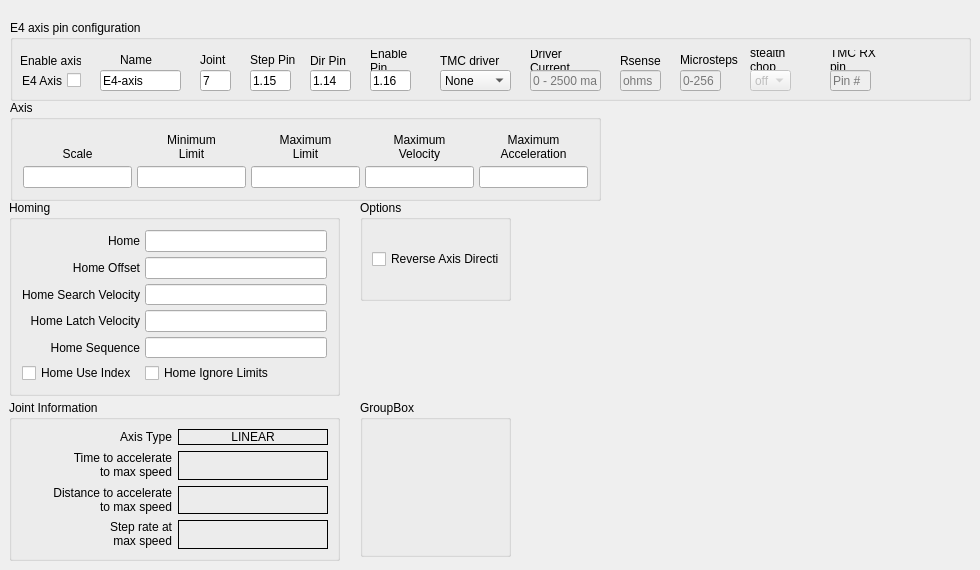
        <widget class="QWidget" name="tab_18">
         <attribute name="title">
          <string>E4 Axis</string>
         </attribute>
         <widget class="QGroupBox" name="groupBox_10">
          <property name="geometry">
           <rect>
            <x>9</x>
            <y>200</y>
            <width>331</width>
            <height>196</height>
           </rect>
          </property>
          <property name="styleSheet">
           <string notr="true"/>
          </property>
          <property name="title">
           <string>Homing</string>
          </property>
          <layout class="QGridLayout" name="gridLayout_19">
           <property name="leftMargin">
            <number>10</number>
           </property>
           <property name="topMargin">
            <number>10</number>
           </property>
           <property name="rightMargin">
            <number>10</number>
           </property>
           <property name="bottomMargin">
            <number>10</number>
           </property>
           <property name="spacing">
            <number>5</number>
           </property>
           <item row="0" column="0">
            <widget class="QLabel" name="label_159">
             <property name="text">
              <string>Home</string>
             </property>
             <property name="alignment">
              <set>Qt::AlignRight|Qt::AlignTrailing|Qt::AlignVCenter</set>
             </property>
            </widget>
           </item>
           <item row="0" column="1">
            <widget class="QLineEdit" name="home_8">
             <property name="toolTip">
              <string>&lt;html&gt;&lt;head/&gt;&lt;body&gt;&lt;p&gt;Home is usually set to 0&lt;/p&gt;&lt;/body&gt;&lt;/html&gt;</string>
             </property>
             <property name="alignment">
              <set>Qt::AlignRight|Qt::AlignTrailing|Qt::AlignVCenter</set>
             </property>
            </widget>
           </item>
           <item row="1" column="0">
            <widget class="QLabel" name="label_160">
             <property name="text">
              <string>Home Offset</string>
             </property>
             <property name="alignment">
              <set>Qt::AlignRight|Qt::AlignTrailing|Qt::AlignVCenter</set>
             </property>
            </widget>
           </item>
           <item row="1" column="1">
            <widget class="QLineEdit" name="homeOffset_8">
             <property name="toolTip">
              <string>&lt;html&gt;&lt;head/&gt;&lt;body&gt;&lt;p&gt;Home Offset can be used to back off of the home switch&lt;/p&gt;&lt;/body&gt;&lt;/html&gt;</string>
             </property>
             <property name="alignment">
              <set>Qt::AlignRight|Qt::AlignTrailing|Qt::AlignVCenter</set>
             </property>
            </widget>
           </item>
           <item row="2" column="0">
            <widget class="QLabel" name="label_161">
             <property name="text">
              <string>Home Search Velocity</string>
             </property>
             <property name="alignment">
              <set>Qt::AlignRight|Qt::AlignTrailing|Qt::AlignVCenter</set>
             </property>
            </widget>
           </item>
           <item row="2" column="1">
            <widget class="QLineEdit" name="homeSearchVel_8">
             <property name="toolTip">
              <string>&lt;html&gt;&lt;head/&gt;&lt;body&gt;&lt;p&gt;Search Velocity is in units per second&lt;/p&gt;&lt;/body&gt;&lt;/html&gt;</string>
             </property>
             <property name="alignment">
              <set>Qt::AlignRight|Qt::AlignTrailing|Qt::AlignVCenter</set>
             </property>
            </widget>
           </item>
           <item row="3" column="0">
            <widget class="QLabel" name="label_162">
             <property name="text">
              <string>Home Latch Velocity</string>
             </property>
             <property name="alignment">
              <set>Qt::AlignRight|Qt::AlignTrailing|Qt::AlignVCenter</set>
             </property>
            </widget>
           </item>
           <item row="3" column="1">
            <widget class="QLineEdit" name="homeLatchVel_8">
             <property name="toolTip">
              <string>&lt;html&gt;&lt;head/&gt;&lt;body&gt;&lt;p&gt;Latch Velocity is in user units per second&lt;br/&gt;usually set slower than Search Velocity&lt;/p&gt;&lt;/body&gt;&lt;/html&gt;</string>
             </property>
             <property name="alignment">
              <set>Qt::AlignRight|Qt::AlignTrailing|Qt::AlignVCenter</set>
             </property>
            </widget>
           </item>
           <item row="5" column="0">
            <widget class="QCheckBox" name="homeUseIndex_8">
             <property name="text">
              <string>Home Use Index</string>
             </property>
            </widget>
           </item>
           <item row="5" column="1">
            <widget class="QCheckBox" name="homeIgnoreLimits_8">
             <property name="text">
              <string>Home Ignore Limits</string>
             </property>
            </widget>
           </item>
           <item row="4" column="0">
            <widget class="QLabel" name="label_163">
             <property name="text">
              <string>Home Sequence</string>
             </property>
             <property name="alignment">
              <set>Qt::AlignRight|Qt::AlignTrailing|Qt::AlignVCenter</set>
             </property>
            </widget>
           </item>
           <item row="4" column="1">
            <widget class="QLineEdit" name="homeSequence_8">
             <property name="toolTip">
              <string>&lt;html&gt;&lt;head/&gt;&lt;body&gt;&lt;p&gt;Home sequences start at 0 and do not skip a number.&lt;/p&gt;&lt;p&gt;Multiple joint axis use a negative number.&lt;/p&gt;&lt;p&gt;Leave blank to home the joint manually.&lt;/p&gt;&lt;/body&gt;&lt;/html&gt;</string>
             </property>
            </widget>
           </item>
          </layout>
         </widget>
         <widget class="QGroupBox" name="gridGroupBox_11">
          <property name="geometry">
           <rect>
            <x>9</x>
            <y>400</y>
            <width>331</width>
            <height>161</height>
           </rect>
          </property>
          <property name="styleSheet">
           <string notr="true"/>
          </property>
          <property name="title">
           <string>Joint Information</string>
          </property>
          <layout class="QGridLayout" name="gridLayout_41">
           <item row="1" column="1">
            <widget class="QLabel" name="timeJoint_7">
             <property name="frameShape">
              <enum>QFrame::Box</enum>
             </property>
             <property name="text">
              <string>&lt;html&gt;&lt;head/&gt;&lt;body&gt;&lt;p align=&quot;center&quot;&gt;&lt;br/&gt;&lt;/p&gt;&lt;/body&gt;&lt;/html&gt;</string>
             </property>
            </widget>
           </item>
           <item row="1" column="0">
            <widget class="QLabel" name="label_202">
             <property name="text">
              <string>&lt;html&gt;&lt;head/&gt;&lt;body&gt;&lt;p align=&quot;right&quot;&gt;Time to accelerate&lt;br/&gt;to max speed&lt;/p&gt;&lt;/body&gt;&lt;/html&gt;</string>
             </property>
            </widget>
           </item>
           <item row="2" column="0">
            <widget class="QLabel" name="label_203">
             <property name="text">
              <string>&lt;html&gt;&lt;head/&gt;&lt;body&gt;&lt;p align=&quot;right&quot;&gt;Distance to accelerate&lt;br/&gt;to max speed&lt;/p&gt;&lt;/body&gt;&lt;/html&gt;</string>
             </property>
            </widget>
           </item>
           <item row="2" column="1">
            <widget class="QLabel" name="distanceJoint_7">
             <property name="frameShape">
              <enum>QFrame::Box</enum>
             </property>
             <property name="text">
              <string>&lt;html&gt;&lt;head/&gt;&lt;body&gt;&lt;p align=&quot;center&quot;&gt;&lt;br/&gt;&lt;/p&gt;&lt;/body&gt;&lt;/html&gt;</string>
             </property>
            </widget>
           </item>
           <item row="3" column="0">
            <widget class="QLabel" name="label_204">
             <property name="text">
              <string>&lt;html&gt;&lt;head/&gt;&lt;body&gt;&lt;p align=&quot;right&quot;&gt;Step rate at&lt;br/&gt;max speed&lt;/p&gt;&lt;/body&gt;&lt;/html&gt;</string>
             </property>
            </widget>
           </item>
           <item row="3" column="1">
            <widget class="QLabel" name="stepRateJoint_7">
             <property name="frameShape">
              <enum>QFrame::Box</enum>
             </property>
             <property name="text">
              <string>&lt;html&gt;&lt;head/&gt;&lt;body&gt;&lt;p align=&quot;center&quot;&gt;&lt;br/&gt;&lt;/p&gt;&lt;/body&gt;&lt;/html&gt;</string>
             </property>
            </widget>
           </item>
           <item row="0" column="0">
            <widget class="QLabel" name="label_164">
             <property name="text">
              <string>Axis Type</string>
             </property>
             <property name="alignment">
              <set>Qt::AlignRight|Qt::AlignTrailing|Qt::AlignVCenter</set>
             </property>
            </widget>
           </item>
           <item row="0" column="1">
            <widget class="QLabel" name="axisType_8">
             <property name="frameShape">
              <enum>QFrame::Box</enum>
             </property>
             <property name="text">
              <string>LINEAR</string>
             </property>
             <property name="alignment">
              <set>Qt::AlignCenter</set>
             </property>
            </widget>
           </item>
          </layout>
         </widget>
         <widget class="QGroupBox" name="jointAxisGroup_7">
          <property name="geometry">
           <rect>
            <x>10</x>
            <y>100</y>
            <width>591</width>
            <height>101</height>
           </rect>
          </property>
          <property name="sizePolicy">
           <sizepolicy hsizetype="Preferred" vsizetype="Preferred">
            <horstretch>0</horstretch>
            <verstretch>0</verstretch>
           </sizepolicy>
          </property>
          <property name="styleSheet">
           <string notr="true"/>
          </property>
          <property name="title">
           <string>Axis</string>
          </property>
          <layout class="QGridLayout" name="gridLayout_20">
           <property name="leftMargin">
            <number>10</number>
           </property>
           <property name="topMargin">
            <number>10</number>
           </property>
           <property name="rightMargin">
            <number>10</number>
           </property>
           <property name="bottomMargin">
            <number>10</number>
           </property>
           <property name="spacing">
            <number>5</number>
           </property>
           <item row="0" column="0">
            <widget class="QLabel" name="label_165">
             <property name="text">
              <string>Scale</string>
             </property>
             <property name="alignment">
              <set>Qt::AlignBottom|Qt::AlignHCenter</set>
             </property>
            </widget>
           </item>
           <item row="0" column="2">
            <widget class="QLabel" name="label_166">
             <property name="text">
              <string>Minimum
Limit</string>
             </property>
             <property name="alignment">
              <set>Qt::AlignBottom|Qt::AlignHCenter</set>
             </property>
             <property name="wordWrap">
              <bool>true</bool>
             </property>
            </widget>
           </item>
           <item row="0" column="3">
            <widget class="QLabel" name="label_167">
             <property name="text">
              <string>Maximum
Limit</string>
             </property>
             <property name="textFormat">
              <enum>Qt::AutoText</enum>
             </property>
             <property name="alignment">
              <set>Qt::AlignBottom|Qt::AlignHCenter</set>
             </property>
             <property name="wordWrap">
              <bool>true</bool>
             </property>
            </widget>
           </item>
           <item row="1" column="2">
            <widget class="QLineEdit" name="minLimit_8">
             <property name="alignment">
              <set>Qt::AlignRight|Qt::AlignTrailing|Qt::AlignVCenter</set>
             </property>
            </widget>
           </item>
           <item row="1" column="3">
            <widget class="QLineEdit" name="maxLimit_8">
             <property name="alignment">
              <set>Qt::AlignRight|Qt::AlignTrailing|Qt::AlignVCenter</set>
             </property>
            </widget>
           </item>
           <item row="0" column="4">
            <widget class="QLabel" name="label_168">
             <property name="text">
              <string>Maximum
Velocity</string>
             </property>
             <property name="alignment">
              <set>Qt::AlignBottom|Qt::AlignHCenter</set>
             </property>
             <property name="wordWrap">
              <bool>true</bool>
             </property>
            </widget>
           </item>
           <item row="1" column="4">
            <widget class="QLineEdit" name="maxVelocity_8">
             <property name="alignment">
              <set>Qt::AlignRight|Qt::AlignTrailing|Qt::AlignVCenter</set>
             </property>
            </widget>
           </item>
           <item row="0" column="5">
            <widget class="QLabel" name="label_169">
             <property name="text">
              <string>Maximum
Acceleration</string>
             </property>
             <property name="alignment">
              <set>Qt::AlignBottom|Qt::AlignHCenter</set>
             </property>
             <property name="wordWrap">
              <bool>true</bool>
             </property>
            </widget>
           </item>
           <item row="1" column="0">
            <widget class="QLineEdit" name="scale_8"/>
           </item>
           <item row="1" column="5">
            <widget class="QLineEdit" name="maxAccel_8">
             <property name="alignment">
              <set>Qt::AlignRight|Qt::AlignTrailing|Qt::AlignVCenter</set>
             </property>
            </widget>
           </item>
          </layout>
         </widget>
         <widget class="QGroupBox" name="groupBox_31">
          <property name="geometry">
           <rect>
            <x>360</x>
            <y>400</y>
            <width>151</width>
            <height>157</height>
           </rect>
          </property>
          <property name="title">
           <string>GroupBox</string>
          </property>
         </widget>
         <widget class="QGroupBox" name="groupBox_32">
          <property name="geometry">
           <rect>
            <x>360</x>
            <y>200</y>
            <width>151</width>
            <height>101</height>
           </rect>
          </property>
          <property name="title">
           <string>Options</string>
          </property>
          <layout class="QGridLayout" name="gridLayout_60">
           <item row="0" column="0">
            <widget class="QCheckBox" name="reverse_8">
             <property name="text">
              <string>Reverse Axis Direction</string>
             </property>
            </widget>
           </item>
          </layout>
         </widget>
         <widget class="QGroupBox" name="groupBox_74">
          <property name="geometry">
           <rect>
            <x>10</x>
            <y>20</y>
            <width>961</width>
            <height>81</height>
           </rect>
          </property>
          <property name="title">
           <string>E4 axis pin configuration</string>
          </property>
          <widget class="QLabel" name="label_479">
           <property name="geometry">
            <rect>
             <x>820</x>
             <y>30</y>
             <width>61</width>
             <height>20</height>
            </rect>
           </property>
           <property name="text">
            <string>TMC RX pin</string>
           </property>
           <property name="wordWrap">
            <bool>true</bool>
           </property>
          </widget>
          <widget class="QLabel" name="label_480">
           <property name="geometry">
            <rect>
             <x>240</x>
             <y>30</y>
             <width>51</width>
             <height>20</height>
            </rect>
           </property>
           <property name="text">
            <string>Step Pin</string>
           </property>
           <property name="wordWrap">
            <bool>true</bool>
           </property>
          </widget>
          <widget class="QLabel" name="label_481">
           <property name="geometry">
            <rect>
             <x>670</x>
             <y>30</y>
             <width>61</width>
             <height>20</height>
            </rect>
           </property>
           <property name="text">
            <string>Microsteps</string>
           </property>
           <property name="wordWrap">
            <bool>true</bool>
           </property>
          </widget>
          <widget class="QLabel" name="label_482">
           <property name="geometry">
            <rect>
             <x>110</x>
             <y>30</y>
             <width>41</width>
             <height>20</height>
            </rect>
           </property>
           <property name="text">
            <string>Name</string>
           </property>
          </widget>
          <widget class="QLabel" name="label_483">
           <property name="geometry">
            <rect>
             <x>300</x>
             <y>30</y>
             <width>41</width>
             <height>21</height>
            </rect>
           </property>
           <property name="text">
            <string>Dir Pin</string>
           </property>
           <property name="wordWrap">
            <bool>true</bool>
           </property>
          </widget>
          <widget class="QLabel" name="label_484">
           <property name="geometry">
            <rect>
             <x>430</x>
             <y>30</y>
             <width>61</width>
             <height>21</height>
            </rect>
           </property>
           <property name="text">
            <string>TMC driver</string>
           </property>
           <property name="wordWrap">
            <bool>true</bool>
           </property>
          </widget>
          <widget class="QLabel" name="label_485">
           <property name="geometry">
            <rect>
             <x>520</x>
             <y>30</y>
             <width>71</width>
             <height>21</height>
            </rect>
           </property>
           <property name="text">
            <string>Driver Current</string>
           </property>
           <property name="wordWrap">
            <bool>true</bool>
           </property>
          </widget>
          <widget class="QLabel" name="label_486">
           <property name="geometry">
            <rect>
             <x>610</x>
             <y>30</y>
             <width>41</width>
             <height>21</height>
            </rect>
           </property>
           <property name="text">
            <string>Rsense</string>
           </property>
           <property name="wordWrap">
            <bool>true</bool>
           </property>
          </widget>
          <widget class="QLabel" name="label_487">
           <property name="geometry">
            <rect>
             <x>10</x>
             <y>30</y>
             <width>61</width>
             <height>21</height>
            </rect>
           </property>
           <property name="text">
            <string>Enable axis</string>
           </property>
          </widget>
          <widget class="QLabel" name="label_488">
           <property name="geometry">
            <rect>
             <x>360</x>
             <y>30</y>
             <width>51</width>
             <height>21</height>
            </rect>
           </property>
           <property name="text">
            <string>Enable Pin</string>
           </property>
           <property name="wordWrap">
            <bool>true</bool>
           </property>
          </widget>
          <widget class="QLabel" name="label_489">
           <property name="geometry">
            <rect>
             <x>740</x>
             <y>30</y>
             <width>61</width>
             <height>20</height>
            </rect>
           </property>
           <property name="text">
            <string>stealth chop</string>
           </property>
           <property name="wordWrap">
            <bool>true</bool>
           </property>
          </widget>
          <widget class="QLabel" name="label_490">
           <property name="geometry">
            <rect>
             <x>190</x>
             <y>30</y>
             <width>31</width>
             <height>20</height>
            </rect>
           </property>
           <property name="text">
            <string>Joint</string>
           </property>
          </widget>
          <widget class="QLineEdit" name="e4axisenable">
           <property name="geometry">
            <rect>
             <x>360</x>
             <y>50</y>
             <width>41</width>
             <height>21</height>
            </rect>
           </property>
           <property name="text">
            <string>1.16</string>
           </property>
           <property name="placeholderText">
            <string>Pin#</string>
           </property>
          </widget>
          <widget class="QLineEdit" name="e4axiscursense">
           <property name="enabled">
            <bool>false</bool>
           </property>
           <property name="geometry">
            <rect>
             <x>610</x>
             <y>50</y>
             <width>41</width>
             <height>21</height>
            </rect>
           </property>
           <property name="text">
            <string/>
           </property>
           <property name="placeholderText">
            <string>ohms</string>
           </property>
          </widget>
          <widget class="QLineEdit" name="e4axistxt">
           <property name="geometry">
            <rect>
             <x>90</x>
             <y>50</y>
             <width>81</width>
             <height>21</height>
            </rect>
           </property>
           <property name="text">
            <string>E4-axis</string>
           </property>
           <property name="placeholderText">
            <string>comment</string>
           </property>
          </widget>
          <widget class="QComboBox" name="e4axisstealthcop">
           <property name="enabled">
            <bool>false</bool>
           </property>
           <property name="geometry">
            <rect>
             <x>740</x>
             <y>50</y>
             <width>41</width>
             <height>21</height>
            </rect>
           </property>
           <item>
            <property name="text">
             <string>off</string>
            </property>
           </item>
           <item>
            <property name="text">
             <string>on</string>
            </property>
           </item>
          </widget>
          <widget class="QLineEdit" name="e4axismicrostep">
           <property name="enabled">
            <bool>false</bool>
           </property>
           <property name="geometry">
            <rect>
             <x>670</x>
             <y>50</y>
             <width>41</width>
             <height>21</height>
            </rect>
           </property>
           <property name="text">
            <string/>
           </property>
           <property name="placeholderText">
            <string>0-256</string>
           </property>
          </widget>
          <widget class="QLineEdit" name="e4axisdir">
           <property name="geometry">
            <rect>
             <x>300</x>
             <y>50</y>
             <width>41</width>
             <height>21</height>
            </rect>
           </property>
           <property name="text">
            <string>1.14</string>
           </property>
           <property name="placeholderText">
            <string>Pin#</string>
           </property>
          </widget>
          <widget class="QLineEdit" name="e4axisjoint">
           <property name="geometry">
            <rect>
             <x>190</x>
             <y>50</y>
             <width>31</width>
             <height>21</height>
            </rect>
           </property>
           <property name="text">
            <string>7</string>
           </property>
           <property name="placeholderText">
            <string>0-4</string>
           </property>
          </widget>
          <widget class="QComboBox" name="e4axistmc">
           <property name="geometry">
            <rect>
             <x>430</x>
             <y>50</y>
             <width>71</width>
             <height>21</height>
            </rect>
           </property>
           <item>
            <property name="text">
             <string>None</string>
            </property>
           </item>
           <item>
            <property name="text">
             <string>TMC2208</string>
            </property>
           </item>
           <item>
            <property name="text">
             <string>TMC2209</string>
            </property>
           </item>
          </widget>
          <widget class="QLineEdit" name="e4axisrxpin">
           <property name="enabled">
            <bool>false</bool>
           </property>
           <property name="geometry">
            <rect>
             <x>820</x>
             <y>50</y>
             <width>41</width>
             <height>21</height>
            </rect>
           </property>
           <property name="text">
            <string/>
           </property>
           <property name="placeholderText">
            <string>Pin #</string>
           </property>
          </widget>
          <widget class="QCheckBox" name="e4axis">
           <property name="geometry">
            <rect>
             <x>0</x>
             <y>50</y>
             <width>71</width>
             <height>21</height>
            </rect>
           </property>
           <property name="layoutDirection">
            <enum>Qt::RightToLeft</enum>
           </property>
           <property name="text">
            <string>E4 Axis</string>
           </property>
          </widget>
          <widget class="QLineEdit" name="e4axiscur">
           <property name="enabled">
            <bool>false</bool>
           </property>
           <property name="geometry">
            <rect>
             <x>520</x>
             <y>50</y>
             <width>71</width>
             <height>21</height>
            </rect>
           </property>
           <property name="text">
            <string/>
           </property>
           <property name="placeholderText">
            <string>0 - 2500 ma</string>
           </property>
          </widget>
          <widget class="QLineEdit" name="e4axisstep">
           <property name="geometry">
            <rect>
             <x>240</x>
             <y>50</y>
             <width>41</width>
             <height>21</height>
            </rect>
           </property>
           <property name="text">
            <string>1.15</string>
           </property>
           <property name="placeholderText">
            <string>Pin#</string>
           </property>
          </widget>
         </widget>
        </widget>
